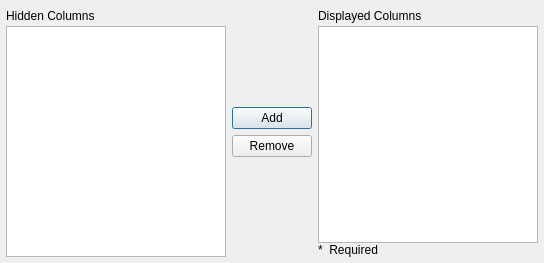
<?xml version="1.0" encoding="UTF-8"?>
<ui version="4.0">
 <class>CustomizeColumns</class>
 <widget class="QDialog" name="CustomizeColumns">
  <property name="geometry">
   <rect>
    <x>0</x>
    <y>0</y>
    <width>544</width>
    <height>263</height>
   </rect>
  </property>
  <property name="windowTitle">
   <string>Customize Columns</string>
  </property>
  <layout class="QHBoxLayout" name="horizontalLayout_3">
   <property name="leftMargin">
    <number>6</number>
   </property>
   <property name="topMargin">
    <number>6</number>
   </property>
   <property name="rightMargin">
    <number>6</number>
   </property>
   <property name="bottomMargin">
    <number>6</number>
   </property>
   <item>
    <layout class="QVBoxLayout" name="verticalLayout">
     <property name="spacing">
      <number>0</number>
     </property>
     <item>
      <layout class="QHBoxLayout" name="horizontalLayout">
       <property name="spacing">
        <number>0</number>
       </property>
       <item>
        <widget class="QLabel" name="hiddenLabel">
         <property name="text">
          <string>Hidden Columns  </string>
         </property>
        </widget>
       </item>
       <item>
        <widget class="QLabel" name="numHiddenLabel">
         <property name="text">
          <string/>
         </property>
        </widget>
       </item>
       <item>
        <spacer name="horizontalSpacer_2">
         <property name="orientation">
          <enum>Qt::Horizontal</enum>
         </property>
         <property name="sizeHint" stdset="0">
          <size>
           <width>40</width>
           <height>20</height>
          </size>
         </property>
        </spacer>
       </item>
      </layout>
     </item>
     <item>
      <widget class="QListWidget" name="hiddenWidget">
       <property name="alternatingRowColors">
        <bool>true</bool>
       </property>
       <property name="selectionMode">
        <enum>QAbstractItemView::ExtendedSelection</enum>
       </property>
       <property name="selectionBehavior">
        <enum>QAbstractItemView::SelectRows</enum>
       </property>
       <property name="horizontalScrollMode">
        <enum>QAbstractItemView::ScrollPerPixel</enum>
       </property>
       <property name="sortingEnabled">
        <bool>true</bool>
       </property>
      </widget>
     </item>
    </layout>
   </item>
   <item>
    <layout class="QVBoxLayout" name="verticalLayout_3">
     <item>
      <spacer name="verticalSpacer_2">
       <property name="orientation">
        <enum>Qt::Vertical</enum>
       </property>
       <property name="sizeHint" stdset="0">
        <size>
         <width>20</width>
         <height>40</height>
        </size>
       </property>
      </spacer>
     </item>
     <item>
      <widget class="QPushButton" name="addButton">
       <property name="text">
        <string>Add</string>
       </property>
      </widget>
     </item>
     <item>
      <widget class="QPushButton" name="removeButton">
       <property name="text">
        <string>Remove</string>
       </property>
      </widget>
     </item>
     <item>
      <spacer name="verticalSpacer">
       <property name="orientation">
        <enum>Qt::Vertical</enum>
       </property>
       <property name="sizeHint" stdset="0">
        <size>
         <width>20</width>
         <height>40</height>
        </size>
       </property>
      </spacer>
     </item>
    </layout>
   </item>
   <item>
    <layout class="QVBoxLayout" name="verticalLayout_2">
     <property name="spacing">
      <number>0</number>
     </property>
     <item>
      <layout class="QHBoxLayout" name="horizontalLayout_2">
       <property name="spacing">
        <number>0</number>
       </property>
       <item>
        <widget class="QLabel" name="displayedLabel">
         <property name="text">
          <string>Displayed Columns  </string>
         </property>
        </widget>
       </item>
       <item>
        <widget class="QLabel" name="numDisplayedLabel">
         <property name="text">
          <string/>
         </property>
        </widget>
       </item>
       <item>
        <spacer name="horizontalSpacer">
         <property name="orientation">
          <enum>Qt::Horizontal</enum>
         </property>
         <property name="sizeHint" stdset="0">
          <size>
           <width>40</width>
           <height>20</height>
          </size>
         </property>
        </spacer>
       </item>
      </layout>
     </item>
     <item>
      <widget class="QListWidget" name="displayedWidget">
       <property name="alternatingRowColors">
        <bool>true</bool>
       </property>
       <property name="selectionMode">
        <enum>QAbstractItemView::ExtendedSelection</enum>
       </property>
       <property name="selectionBehavior">
        <enum>QAbstractItemView::SelectRows</enum>
       </property>
       <property name="horizontalScrollMode">
        <enum>QAbstractItemView::ScrollPerPixel</enum>
       </property>
       <property name="sortingEnabled">
        <bool>true</bool>
       </property>
      </widget>
     </item>
     <item>
      <widget class="QLabel" name="labelRequiredHint">
       <property name="text">
        <string>*  Required</string>
       </property>
      </widget>
     </item>
    </layout>
   </item>
  </layout>
 </widget>
 <resources/>
 <connections/>
</ui>
